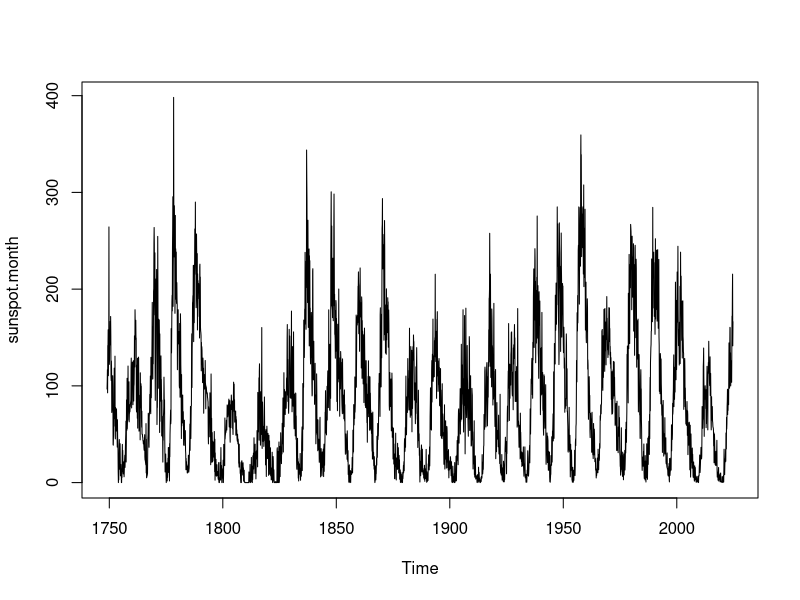
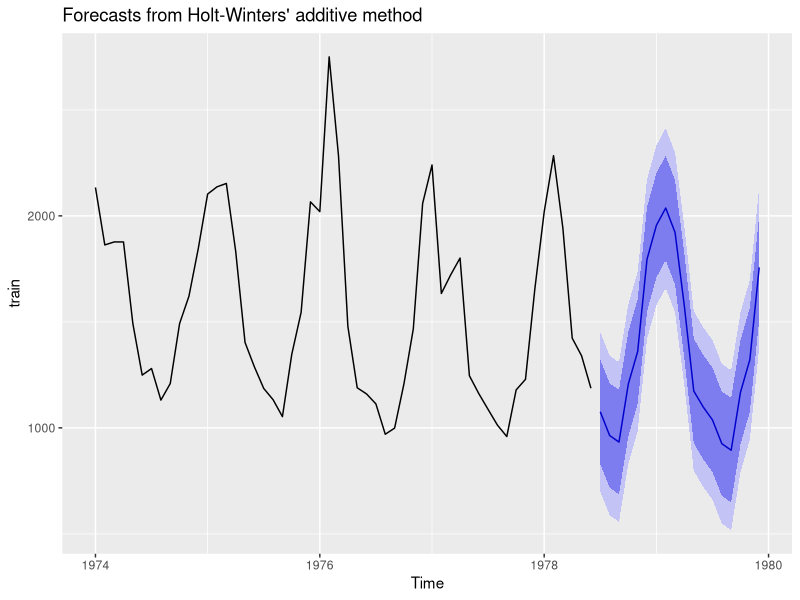
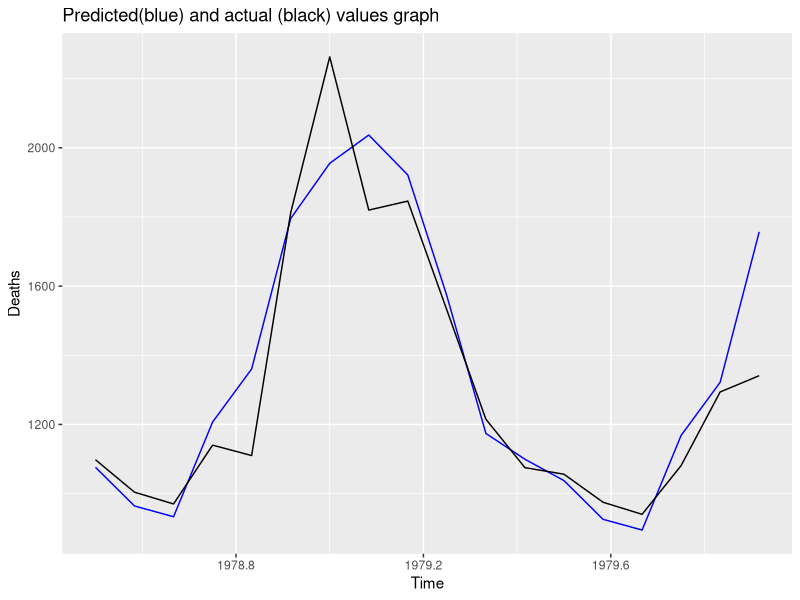
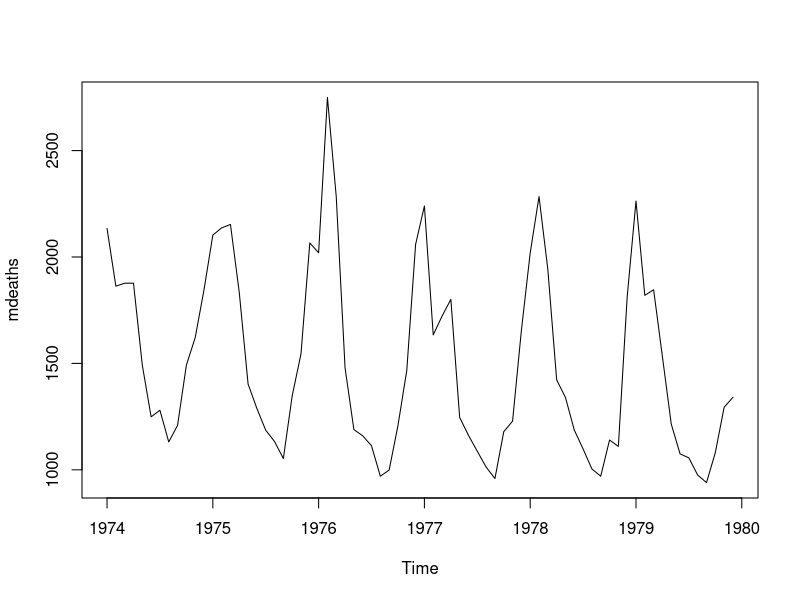
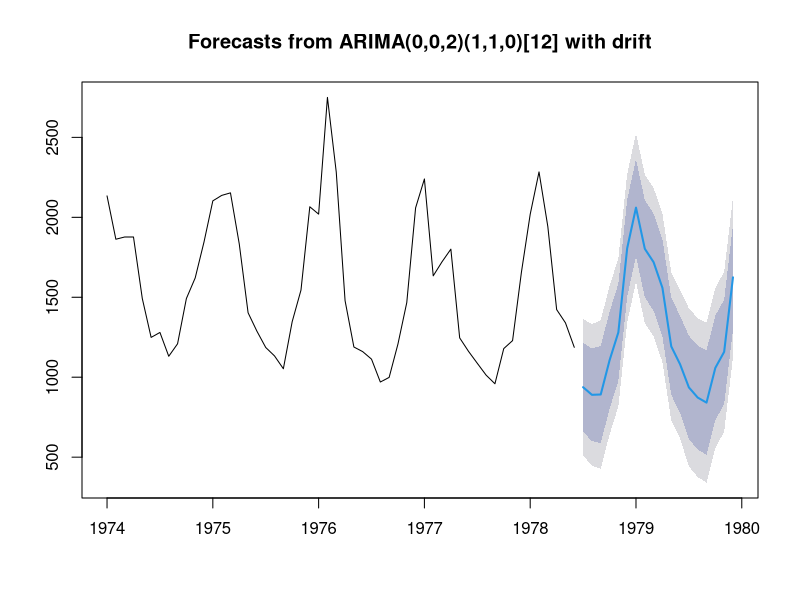
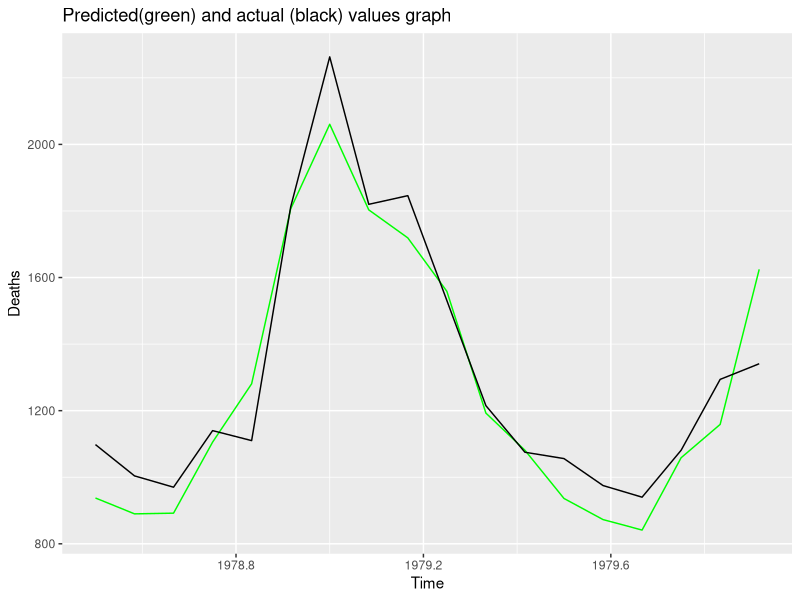
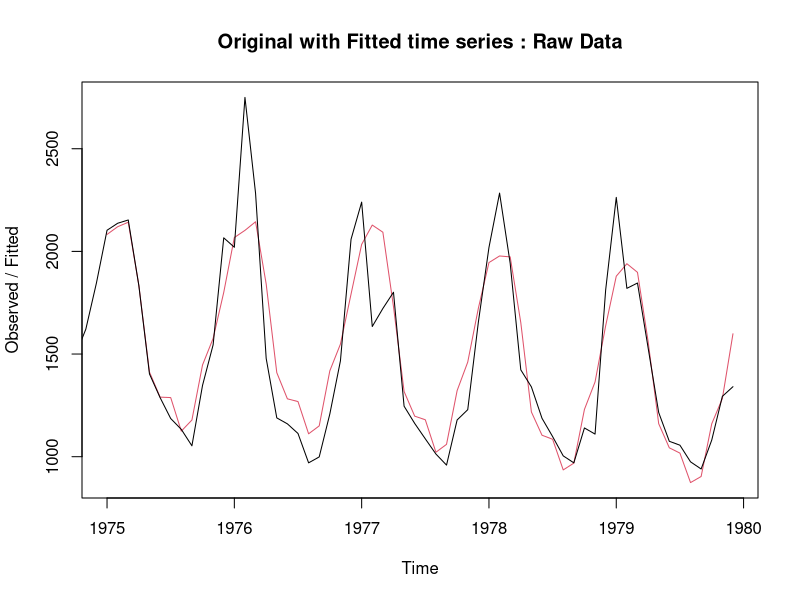
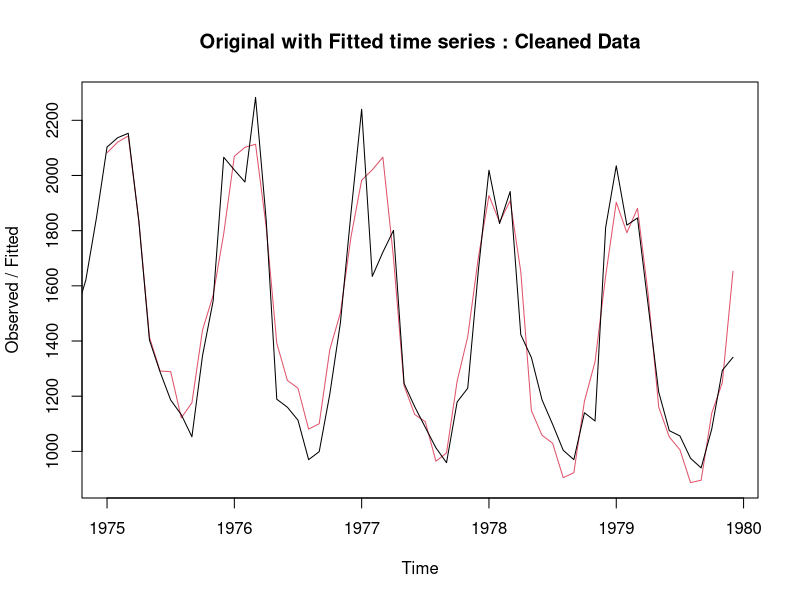

Generate these figures, in order, with R:

data("mdeaths")
mdeaths
View(sunspot.month)
plot(sunspot.month)

library(ggplot2)
library(Metrics)
library(forecast)
library(reshape)
data("mdeaths")
mdeaths


#start end time frequency cycle - The deltat() function returns the fixed time interval between observations and the frequency() function returns the number of observations per unit time. Finally, the cycle() function returns the position in the cycle of each observation
start(mdeaths)
end(mdeaths)
time(mdeaths)
cycle(mdeaths)
deltat(mdeaths)


####time series object

time_series1 <- ts(mdeaths, start=1974 ,frequency = 12)
time_series1
#check whether it is a ts object
#is.ts(time_series1)
#ts.plot(time_series1, main="Deaths From lung disease",ylab ="Monthly Total mean Deaths")
#abline(reg = lm(time_series1~time(time_series1)),col="green")

#This property can stabilize variability when a series exhibits increasing variability over time. It may also be used to linearize a rapid growth pattern over time

#Q3  -  Monthly mean values

#plot(aggregate(time_series1,FUN = mean))

#Q4 -  Boxplot Monthly

#boxplot(time_series1~cycle(time_series1),xlab="Month",ylab = "Deaths",main = "Death from lung disease")

#Q5 - decompose using stl and find TREND


stlts <- stl(time_series1, s.window = "periodic")
#plot(stlts)


stlts$trend <- stlts$time.series[,2]
#plot(stlts$trend)


# Trend is downward

# Q6  - Seasonality

stlts$seasonal <- stlts$time.series[,1]
#plot(stlts$seasonal)

# Yearly  quite uniform patterns


#Q7 Residuals 


stlts$residue <- (time_series1 -(stlts$trend + stlts$seasona))

#plot(stlts$residue,main = "Residue after removing trend and seasonality",col = "blue")



#Q8 & Q9 75% trained holtwinter model and predicting 25%

train <- window(mdeaths,start = c(1974,1) ,end=c(1978,6))
train
# here train data for 75% and test is 25% that is 48 months , fchw is prediction , summary give whole detail about model ,rms values ,traindata ,testdata ,alpha,beta,gammavalues
fchw <- hw(train, seasonal = "additive", h = 18)
summary(fchw)
autoplot(fchw)


#Q10 PLOT predicted and actual values

act_value = tail(time_series1,18)

df = data.frame( fchw , tail(time_series1,18))
df


X = time(act_value)
fore = df$Point.Forecast
actu = df$tail.time_series1..18.
fore
actu
dfplt = as.data.frame(data.frame(fore,actu))
dfplt
ggplot(dfplt,aes(X))+
  geom_line(aes(y=dfplt$fore),colour = "blue")+
  geom_line(aes(y=dfplt$actu),colour = "black") + xlab("Time") + ylab("Deaths") + 
  ggtitle("Predicted(blue) and actual (black) values graph")


#Q11 - RMS(predicted,actual)
df
rmse(df$Point.Forecast,df$tail.time_series1..18.)

####### OOUTPUT






#Q12  - Tuning Model

#improved

hw_modelt <- HoltWinters(train,alpha = "0.1" ,beta = "0.1" ,gamma = "0.4" )


model.predict <- predict(hw_modelt,n.ahead = 18)
round(model.predict)
p_values= model.predict

act_value = tail(time_series1,18)

rmse(act_value,p_values)

########## OUTPUT: 


# SINCE RMSE LESS HENCE IMPROVED


#Q13 - ARIMA MODEL - 75% train

train <- window(mdeaths,start = c(1974,1) ,end=c(1978,6))
train
model = auto.arima(train)
model



# Q14 - Predict for next 25% data 
p <- forecast(model, h = 18)
p
plot(mdeaths)
plot(p)
predicted = data.frame(p)
arima_act_values = tail(time_series1,18)


#Q15 Plotting predicted and actual
X = time(arima_act_values)
arima_df <- as.data.frame(data.frame(X,predicted$Point.Forecast,arima_act_values))

ggplot(arima_df,aes(X))+
  geom_line(aes(y=predicted$Point.Forecast),colour="green")+
  geom_line(aes(y=arima_act_values),colour = "black") + xlab("Time") + ylab("Deaths")+
  ggtitle("Predicted(green) and actual (black) values graph")





# Q16 -  RMSE
rmse(arima_act_values,predicted$Point.Forecast)






# Q19 Cleaning data
tscl <- tsclean(time_series1)
modelcl <- HoltWinters(tscl)
model_without_cleaning <- HoltWinters(time_series1)
plot(model_without_cleaning, main = "Original with Fitted time series : Raw Data")
plot(modelcl, main = "Original with Fitted time series : Cleaned Data")
modelcl$SSE
model_without_cleaning$SSE
